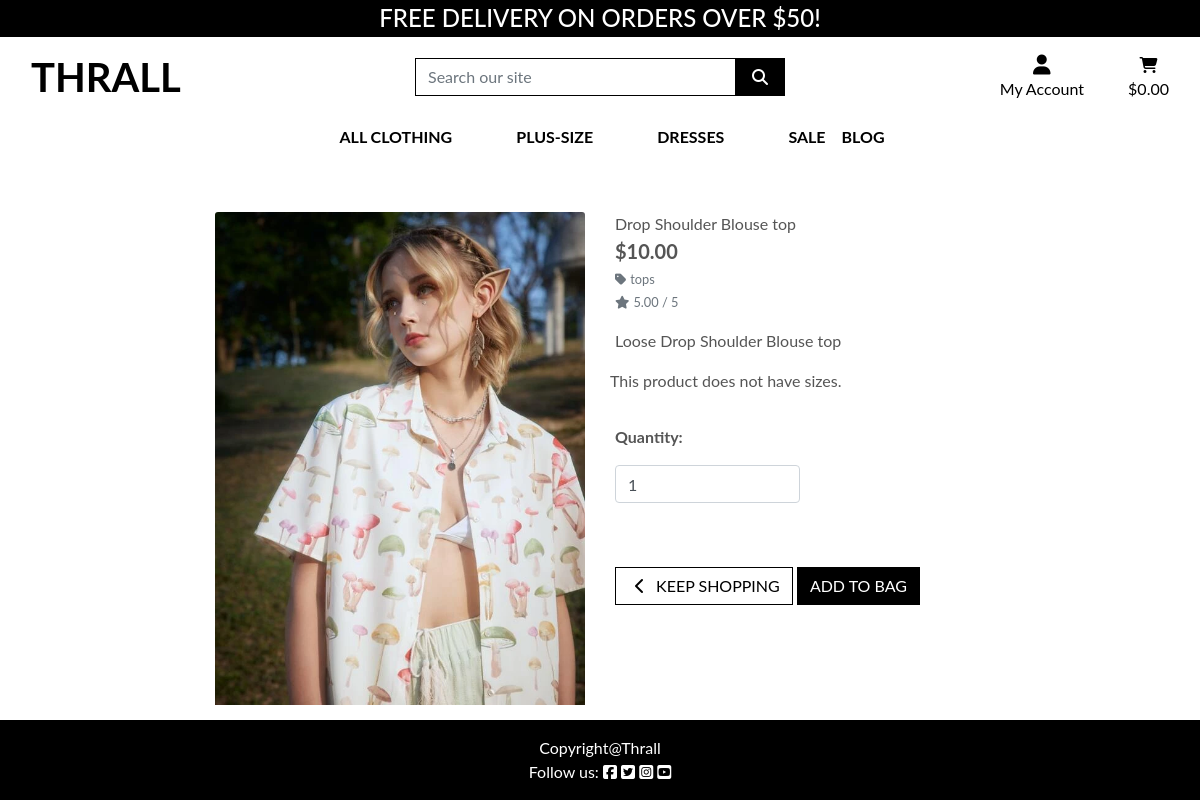
The page /products/1 on the database as committed earlier.
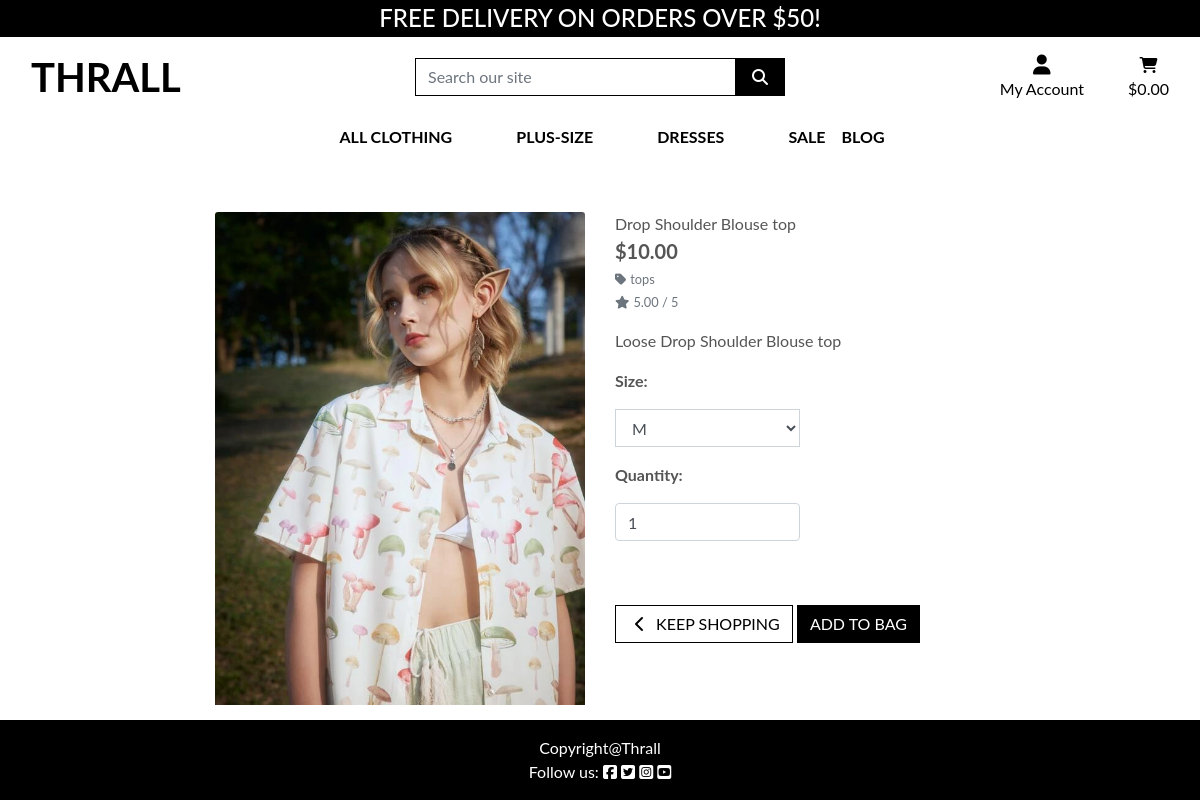
The same page on the database as committed later.
### products/models.py (models this page shows, shortened)
class Product(models.Model):
    category = models.ForeignKey('Category', null=True, blank=True, on_delete=models.SET_NULL)
    name = models.CharField(max_length=254)
    sku = models.CharField(max_length=254, null=True, blank=True)
    description = models.TextField()
    has_sizes = models.BooleanField(default=True, null=True, blank=True)
    price = models.DecimalField(max_digits=6, decimal_places=2)
    rating = models.DecimalField(max_digits=6, decimal_places=2, null=True, blank=True)
    image_url = models.URLField(max_length=1024, null=True, blank=True)
    image = models.ImageField(null=True, blank=True)

class Category(models.Model):
    class Meta:
        verbose_name_plural = 'Categories'
    name = models.CharField(max_length=254)
    friendly_name = models.CharField(max_length=254, null=True, blank=True)

### products/views.py (the view)
# urls.py: path('<product_id>', views.product_detail, name='product_detail'),
def product_detail(request, product_id):
    product = get_object_or_404(Product, pk=product_id)
    context = {
        'product': product,
    }
    return render(request, 'products/product_detail.html', context)

### bag/contexts.py (called while the page is built, shortened)
def bag_contents(request):
    bag_items = []
    total = 0
    product_count = 0
    bag = request.session.get('bag', {})
    if total < settings.FREE_DELIVERY_THRESHOLD:
        delivery = total * Decimal(settings.STANDARD_DELIVERY_PERCENTAGE / 100)
        free_delivery_delta = settings.FREE_DELIVERY_THRESHOLD - total
    else:
        delivery = 0
        free_delivery_delta = 0
    grand_total = delivery + total
    context = {
        'bag_items': bag_items,
        'total': total,
        'product_count': product_count,
        'delivery': delivery,
        'free_delivery_delta': free_delivery_delta,
        'free_delivery_threshold': settings.FREE_DELIVERY_THRESHOLD,
        'grand_total': grand_total,
    }
    return context

### products/templates/products/product_detail.html (shortened to what this page needs)
{% extends "base.html" %}
{% load static %}
{% block page_header %}
    <div class="container header-container">
    </div>
{% endblock %}
{% block content %}
    <div class="overlay"></div>
    <div class="container-fluid">
        <div class="row">
            <div class="col-12 col-md-6 col-lg-4 offset-lg-2">
                <div class="image-container my-5">
                    {% if product.image %}
                        <a href="{{ product.image.url }}" target="_blank">
                            <img class="card-img-top img-fluid" src="{{ product.image.url }}" alt="{{ product.name }}">
                        </a>
                        {% else %}
                        <a href="">
                            <img class="card-img-top img-fluid" src="{{ MEDIA_URL }}noimage.png" alt="{{ product.name }}">
                        </a>
                    {% endif %}
                </div>
            </div>
            <div class="col-12 col-md-6 col-lg-4">
                <div class="product-details-container mb-5 mt-md-5">
                    <p class="mb-0">{{ product.name }}</p>
                    <p class="lead mb-0 text-left font-weight-bold">${{ product.price }}</p>
                    {% if product.category %}
                    <p class="small mt-1 mb-0">
                        <a class="text-muted" href="{% url 'products' %}?category={{ product.category.name }}">
                            <i class="fas fa-tag mr-1"></i>{{ product.category.friendly_name }}
                        </a>
                    </p>
                    {% endif %}
                    {% if product.rating %}
                        <small class="text-muted"><i class="fas fa-star mr-1"></i>{{ product.rating }} / 5</small>
                    {% else %}
                        <small class="text-muted">No Rating</small>
                    {% endif %}
                    <p class="mt-3">{{ product.description }}</p>
                    <form class="form" action="{% url 'add_to_bag' product.id %}" method="POST">
                        <div class="form-row">
                            {% if product.has_sizes %}
                            <div class="col-12">
                                <p><strong>Size:</strong></p>
                                <select class="form-control rounded-0 w-50" name="product_size" id="id_product_size">
                                    <option value="m" selected>M</option>
                                </select>
                            </div>
                        {% else %}
                            <p>This product does not have sizes.</p>
                        {% endif %}
                            <div class="col-12">
                                <p class="mt-3"><strong>Quantity:</strong></p>
                                <div class="form-group w-50">
                                    <div class="input-group">
                                        <input class="form-control qty_input" type="number" name="quantity" value="1" min="1" max="99" data-item_id="{{ product.id }}" id="id_qty_{{ product.id }}">
                                    </div>
                                </div>
                            </div>
                            <div class="col{% if s %}-12 mt-2{% endif %}">
                                <a href="{% url 'products' %}" class="btn btn-outline-black rounded-0 mt-5">
                                    <span class="icon">
                                        <i class="fas fa-chevron-left"></i>
                                    </span>
                                    <span class="text-uppercase">Keep Shopping</span>
                                </a>
                                <input type="submit" class="btn btn-black rounded-0 text-uppercase mt-5" value="Add to Bag">
                            </div>
                        </div>
                    </form>
                </div>
            </div>
        </div>
    </div>
{% endblock %}

### templates/base.html (shortened to what this page needs)
{% load static %}
<!doctype html>
<html lang="en">
  <head>
    {% block corecss %}
        <link rel="stylesheet" href="https://stackpath.bootstrapcdn.com/bootstrap/4.4.1/css/bootstrap.min.css">
        <link rel="stylesheet" href="{% static 'css/base.css' %}">
    {% endblock %}
</head>
    <body>
        <header class="container-fluid fixed-top">
            <div id="delivery-banner" class="row text-center bg-black">
                <div class="col">
                    <h4 class="logo-font my-1 text-white">Free delivery on orders over ${{ free_delivery_threshold }}!</h4>
                </div>
            </div>
            <div id="topnav" class="row bg-white pt-lg-2 d-none d-lg-flex">
                <div class="col-12 col-lg-4 my-auto py-1 py-lg-0 text-center text-lg-left">
                    <a href="{% url 'thrall' %}" class="nav-link main-logo-link">
                        <h1 class="logo-font text-black my-0"><strong>THRALL</strong></h1>
                    </a>
                </div>
                <div class="col-12 col-lg-4 my-auto py-1 py-lg-0">
                    <form method="GET" action="{% url 'products' %}">
                        <div class="input-group w-100">
                            <input class="form-control border border-black rounded-0" type="text" name="q" placeholder="Search our site">
                            <div class="input-group-append">
                                <button class="form-control btn btn-black border border-black rounded-0" type="submit">
                                    <span class="icon">
                                        <i class="fas fa-search"></i>
                                    </span>
                                </button>
                            </div>
                        </div>
                    </form>
                </div>
                <div class="col-12 col-lg-4 my-auto py-1 py-lg-0">
                    <ul class="list-inline list-unstyled text-center text-lg-right my-0">
                        <li class="list-inline-item dropdown">
                            <a class="text-black nav-link" href="#" id="user-options" data-toggle="dropdown" aria-haspopup="true" aria-expanded="false">
                                <div class="text-center">
                                    <div><i class="fas fa-user fa-lg"></i></div>
                                    <p class="my-0">My Account</p>
                                </div>
                            </a>
                        </li>
                        <li class="list-inline-item">
                            <a class="{% if grand_total %}text-info font-weight-bold{% else %}text-black{% endif %} nav-link" href="{% url 'view_bag' %}">
                                <div class="text-center">
                                    <div><i class="fa-sharp fa-solid fa-cart-shopping"></i></div>
                                    <p class="my-0">
                                        {% if grand_total %}
                                            ${{ grand_total|floatformat:2 }}
                                        {% else %}
                                            $0.00
                                            {% endif %}
                                    </p>
                                </div>
                            </a>
                        </li>
                    </ul>
                </div>
            </div>
            <div class="row bg-white">
                <nav class="navbar navbar-expand-lg navbar-light w-100">
                    {% include 'includes/main-nav.html' %}
                </nav>
            </div>
    </header>
  {% block page_header %}
  {% endblock %}
  {% block content %}
  {% endblock %}
  <footer class="footer fixed-bottom mt-3 py-3 bg-black">
    <div class="container">
        <div class="row">
            <div class="col text-center text-white">
                <p class="m-0">Copyright@Thrall</p>
                <p class="m-0">Follow us:
                    <i class="fab fa-facebook-square ms-3"></i>
                    <i class="fab fa-twitter-square ms-3"></i>
                    <i class="fab fa-instagram-square ms-3"></i>
                    <i class="fab fa-youtube-square ms-3"></i>
                </p>
            </div>
        </div>
    </div>
</footer>
</body>
</body>
</html>

### templates/includes/main-nav.html (shortened to what this page needs)
<div class="collapse navbar-collapse" id="main-nav">
    <ul class="navbar-nav w-auto mx-auto">
        <li class="nav-item dropdown">
            <a class="logo-font font-weight-bold nav-link text-black mr-5" href="#" id="all-products-link" data-toggle="dropdown" aria-haspopup="true" aria-expanded="false">
                All Clothing
            </a>
        </li>
        <li class="nav-item dropdown">
            <a class="logo-font font-weight-bold nav-link text-black mr-5" href="#" id="clothing-link" data-toggle="dropdown" aria-haspopup="true" aria-expanded="false">
                Plus-Size
            </a>
        </li>
        <li class="nav-item dropdown">
            <a class="logo-font font-weight-bold nav-link text-black mr-5" href="#" id="homeware-link" data-toggle="dropdown" aria-haspopup="true" aria-expanded="false">
                Dresses
            </a>
        </li>
        <li class="nav-item dropdown">
            <a class="logo-font font-weight-bold nav-link text-black" href="#" id="specials-link" data-toggle="dropdown" aria-haspopup="true" aria-expanded="false">
                Sale
            </a>
        </li>
        <li class="nav-item">
            <a class="logo-font font-weight-bold nav-link text-black" href="{% url 'blog:post_list' %}" id="specials-link">
                Blog
            </a>
        </li>

### static/css/base.css (style rules this page uses)
html { height: 100%; }
body { background: url('/media/women_modelling_landscape.jpg') no-repeat center center fixed; background-size: cover; height: calc(100vh - 164px); color: #555; font-family: 'Lato'; }
.icon { align-items: center; display: inline-flex; justify-content: center; height: 1.5rem; width: 1.5rem; }
#delivery-banner { background-color: black; }
#delivery-banner h4 { color: white; }
.logo-font { text-transform: uppercase; }
.main-logo-link { width: fit-content; }
.btn-black { background: black; color: white; }
.btn-outline-black { background: white; color: black !important; border: 1px solid black; }
.text-black { color: #000 !important; }
.border-black { border: 1px solid black !important; }
.overlay { height: 100%; width: 100%; top: 0; left: 0; position: fixed; background: white; z-index: -1; }
.footer { background-color: black; }
@media (min-width: 1200px) { .container { max-width: 80%; } }
@media (min-width: 992px) { .header-container { padding-top: 164px; } }

Rows that differ between the two databases and show on the page:
changed Product "Drop Shoulder Blouse top": has_sizes False → True (drawn)
Other text that changed with them:
form field product_size: (not shown) → "M"
text no longer shown: "This product does not have sizes."
text now shown: "Size:"
